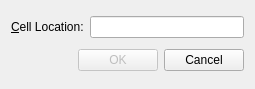
<?xml version="1.0" encoding="UTF-8"?>
<ui version="4.0">
 <class>GoToCellDialog</class>
 <widget class="QWidget" name="GoToCellDialog">
  <property name="geometry">
   <rect>
    <x>0</x>
    <y>0</y>
    <width>255</width>
    <height>89</height>
   </rect>
  </property>
  <property name="windowTitle">
   <string>Go to Cell</string>
  </property>
  <layout class="QVBoxLayout" name="verticalLayout">
   <item>
    <layout class="QHBoxLayout" name="horizontalLayout">
     <item>
      <widget class="QLabel" name="label">
       <property name="text">
        <string>&amp;Cell Location:</string>
       </property>
       <property name="buddy">
        <cstring>lineEdit</cstring>
       </property>
      </widget>
     </item>
     <item>
      <widget class="QLineEdit" name="lineEdit"/>
     </item>
    </layout>
   </item>
   <item>
    <layout class="QHBoxLayout" name="horizontalLayout_2">
     <item>
      <spacer name="horizontalSpacer">
       <property name="orientation">
        <enum>Qt::Horizontal</enum>
       </property>
       <property name="sizeHint" stdset="0">
        <size>
         <width>58</width>
         <height>20</height>
        </size>
       </property>
      </spacer>
     </item>
     <item>
      <widget class="QPushButton" name="okButton">
       <property name="enabled">
        <bool>false</bool>
       </property>
       <property name="text">
        <string>OK</string>
       </property>
       <property name="default">
        <bool>true</bool>
       </property>
      </widget>
     </item>
     <item>
      <widget class="QPushButton" name="cancelButton">
       <property name="text">
        <string>Cancel</string>
       </property>
      </widget>
     </item>
    </layout>
   </item>
  </layout>
 </widget>
 <tabstops>
  <tabstop>lineEdit</tabstop>
  <tabstop>okButton</tabstop>
  <tabstop>cancelButton</tabstop>
 </tabstops>
 <resources/>
 <connections/>
</ui>
